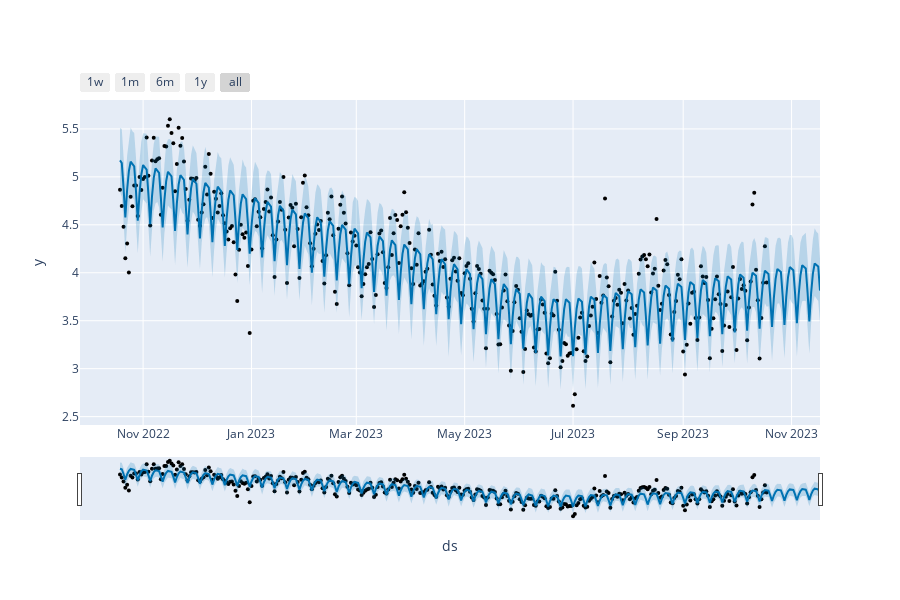

The cell this chart's notebook holds for it:
### Code cell
from prophet import Prophet
from prophet.plot import plot_plotly, plot_components_plotly
model=Prophet()
model.fit(forecast_data)
forecasts = model.make_future_dataframe(periods=30)
predictions = model.predict(forecasts)
plot_plotly(model, predictions)

### Figure 1 — Plotly figure (JSON) as saved in the notebook; plotly's stock layout.template omitted (floating-point values rounded to 4 significant figures; data arrays with more than 128 entries replaced by an {"elided": "..."} marker saying what was removed)
{"data": [{"marker": {"color": "black", "size": 4}, "mode": "markers", "name": "Actual", "type": "scatter", "x": {"elided": "365 str values"}, "y": {"elided": "365 float values"}}, {"hoverinfo": "skip", "line": {"width": 0}, "mode": "lines", "type": "scatter", "x": {"elided": "395 str values"}, "y": {"elided": "395 float values"}}, {"fill": "tonexty", "fillcolor": "rgba(0, 114, 178, 0.2)", "line": {"color": "#0072B2", "width": 2}, "mode": "lines", "name": "Predicted", "type": "scatter", "x": {"elided": "395 str values"}, "y": {"elided": "395 float values"}}, {"fill": "tonexty", "fillcolor": "rgba(0, 114, 178, 0.2)", "hoverinfo": "skip", "line": {"width": 0}, "mode": "lines", "type": "scatter", "x": {"elided": "395 str values"}, "y": {"elided": "395 float values"}}], "layout": {"height": 600, "showlegend": false, "width": 900, "xaxis": {"autorange": true, "range": ["2022-09-26 11:39:25.7143", "2023-11-17"], "rangeselector": {"buttons": [{"count": 7, "label": "1w", "step": "day", "stepmode": "backward"}, {"count": 1, "label": "1m", "step": "month", "stepmode": "backward"}, {"count": 6, "label": "6m", "step": "month", "stepmode": "backward"}, {"count": 1, "label": "1y", "step": "year", "stepmode": "backward"}, {"step": "all"}]}, "rangeslider": {"autorange": true, "range": ["2022-09-26 11:39:25.7143", "2023-11-17"], "visible": true, "yaxis": {"_template": null, "rangemode": "match"}}, "title": {"text": "ds"}, "type": "date"}, "yaxis": {"autorange": true, "range": [2.413, 5.801], "title": {"text": "y"}, "type": "linear"}}}
